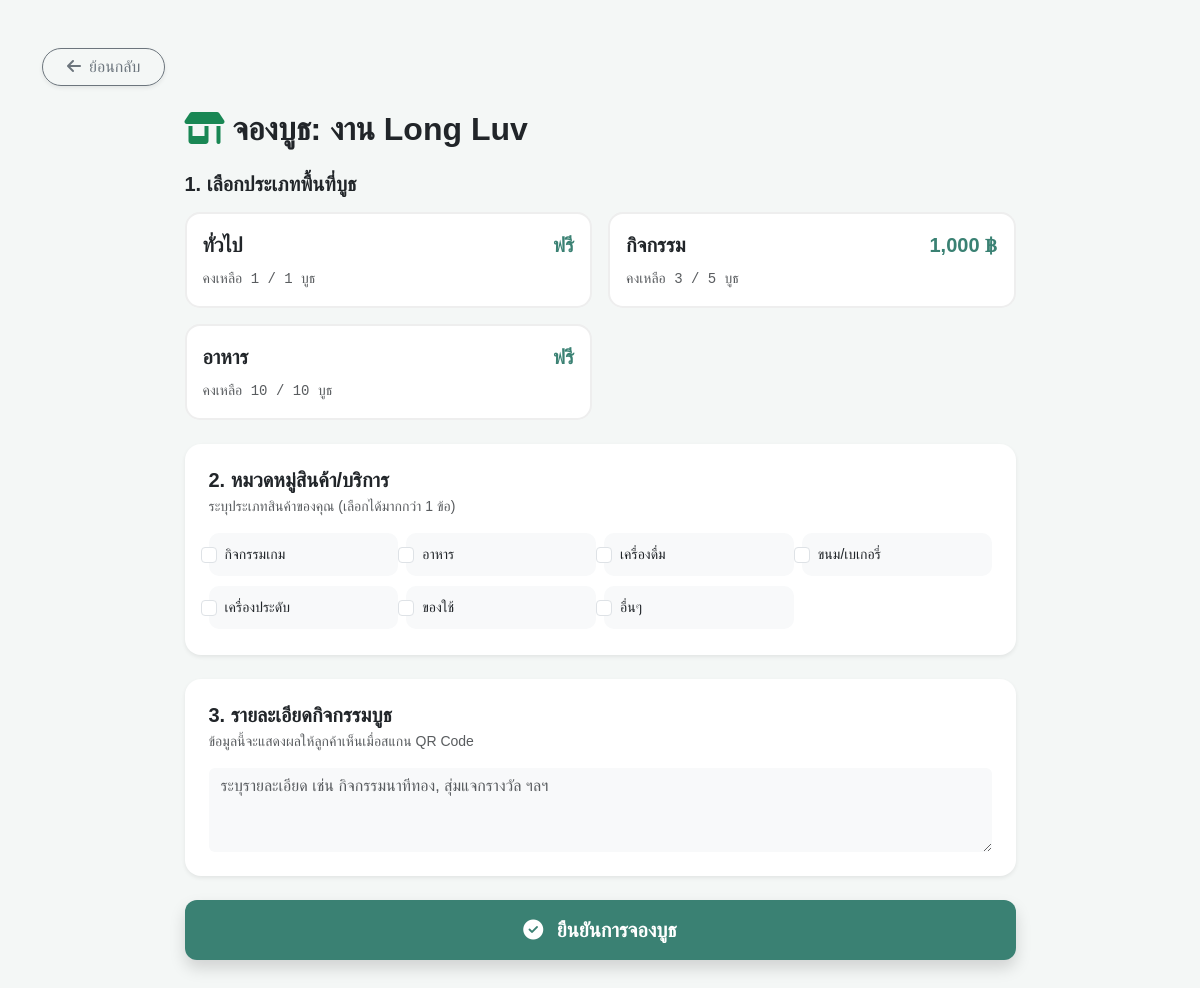
Screenshot of /Final/booking.php?event_id=4 (signed in) with the database file from the repository.
### tables this page shows
CREATE TABLE `events` (
  `id` int(11) NOT NULL,
  `event_name` varchar(255) NOT NULL,
  `event_date` date NOT NULL,
  `location` varchar(255) DEFAULT NULL,
  `created_at` timestamp NOT NULL DEFAULT current_timestamp()
);

CREATE TABLE `booth_types` (
  `id` int(11) NOT NULL,
  `event_id` int(11) DEFAULT NULL,
  `type_name` varchar(100) NOT NULL,
  `price` decimal(10,2) DEFAULT 0.00,
  `total_slots` int(11) NOT NULL
);

### Final/booking.php (the view, shortened to what this page needs)
<?php
include 'config.php';
$event_id = $_GET['event_id'] ?? null;
$stmt = $conn->prepare("SELECT * FROM events WHERE id = ?");
$stmt->execute([$event_id]);
$event = $stmt->fetch();
$stmt_booths = $conn->prepare("SELECT * FROM booth_types WHERE event_id = ?");
$stmt_booths->execute([$event_id]);
$booth_types = $stmt_booths->fetchAll();
?>
<!DOCTYPE html>
<html lang="th">
<head>
    <link href="https://cdn.jsdelivr.net/npm/bootstrap@5.3.0/dist/css/bootstrap.min.css" rel="stylesheet">
    <link rel="stylesheet" href="https://cdnjs.cloudflare.com/ajax/libs/font-awesome/6.4.0/css/all.min.css">
</head>
<body>
<div class="container py-5">
    <div class="mb-4">
        <a href="index.php" class="btn btn-outline-secondary rounded-pill px-4 shadow-sm">
            <i class="fas fa-arrow-left me-2"></i>ย้อนกลับ
        </a>
    </div>
    <div class="row justify-content-center">
        <div class="col-lg-9">
            <h2 class="fw-bold mb-4 text-dark"><i class="fas fa-store-alt me-2 text-success"></i>จองบูธ: <?php echo htmlspecialchars($event['event_name']); ?></h2>
            <form action="confirm_booking.php" method="POST" enctype="multipart/form-data">
                <h5 class="fw-bold mb-3">1. เลือกประเภทพื้นที่บูธ</h5>
                <div class="row g-3 mb-4">
                    <?php foreach ($booth_types as $type):
                        $stmt_count = $conn->prepare("SELECT COUNT(*) FROM event_bookings WHERE type_id = ? AND booking_status != 'cancelled'");
                        $stmt_count->execute([$type['id']]);
                        $booked = $stmt_count->fetchColumn();
                        $remaining = $type['total_slots'] - $booked;
                        $is_full = ($remaining <= 0);
                    ?>
                    <div class="col-md-6">
                        <label for="type_<?php echo $type['id']; ?>" class="w-100">
                            <div class="booth-card p-3 h-100 <?php echo $is_full ? 'opacity-50 bg-light' : ''; ?>">
                                <div class="d-flex justify-content-between align-items-center">
                                    <h5 class="fw-bold mb-0"><?php echo htmlspecialchars($type['type_name']); ?></h5>
                                    <span class="price-text"><?php echo $type['price'] > 0 ? number_format($type['price'])." ฿" : "ฟรี"; ?></span>
                                </div>
                                <div class="mt-2 small">
                                    <?php if($is_full): ?>
                                        <span class="text-danger fw-bold"><i class="fas fa-times-circle"></i> เต็มแล้ว</span>
                                    <?php else: ?>
                                        <span class="text-muted font-monospace">คงเหลือ <?php echo $remaining; ?> / <?php echo $type['total_slots']; ?> บูธ</span>
                                    <?php endif; ?>
                                </div>
                            </div>
                        </label>
                    </div>
                    <?php endforeach; ?>
                </div>
                <div class="card border-0 shadow-sm rounded-4 p-4 mb-4">
                    <h5 class="fw-bold mb-1">2. หมวดหมู่สินค้า/บริการ</h5>
                    <p class="small text-muted mb-3">ระบุประเภทสินค้าของคุณ (เลือกได้มากกว่า 1 ข้อ)</p>
                    <div class="row g-2">
                        <?php
                        $categories = ['กิจกรรมเกม', 'อาหาร', 'เครื่องดื่ม', 'ขนม/เบเกอรี่', 'เครื่องประดับ', 'ของใช้', 'อื่นๆ'];
                        foreach ($categories as $cat):
                        ?>
                        <div class="col-6 col-md-3">
                            <div class="form-check custom-check d-flex align-items-center">
                                <input class="form-check-input mt-0 me-2" type="checkbox" name="categories[]" value="<?php echo $cat; ?>" id="cat_<?php echo $cat; ?>">
                                <label class="form-check-label small flex-grow-1 cursor-pointer" for="cat_<?php echo $cat; ?>"><?php echo $cat; ?></label>
                            </div>
                        </div>
                        <?php endforeach; ?>
                    </div>
                </div>
                <div class="card border-0 shadow-sm rounded-4 p-4 mb-4">
                    <h5 class="fw-bold mb-1">3. รายละเอียดกิจกรรมบูธ</h5>
                    <p class="small text-muted mb-3">ข้อมูลนี้จะแสดงผลให้ลูกค้าเห็นเมื่อสแกน QR Code</p>
                    <textarea name="activity_detail" class="form-control border-0 bg-light" rows="3" placeholder="ระบุรายละเอียด เช่น กิจกรรมนาทีทอง, สุ่มแจกรางวัล ฯลฯ"></textarea>
                </div>
                <div class="d-grid mt-4">
                    <button type="submit" class="btn btn-su btn-lg shadow">
                        <i class="fas fa-check-circle me-2"></i> ยืนยันการจองบูธ
                    </button>
                </div>
            </form>
        </div>
    </div>
</div>
</body>
</html>

### Final/booking.php (style rules this page uses)
:root { --su-green: #3a8173; }
body { background-color: #f4f7f6; font-family: 'Sarabun', sans-serif; }
.booth-card { border: 2px solid #eee; border-radius: 15px; cursor: pointer; transition: 0.3s; background: white; }
.price-text { color: var(--su-green); font-size: 1.25rem; font-weight: bold; }
.btn-su { background: var(--su-green); color: white; border-radius: 12px; padding: 15px; font-weight: bold; border: none; transition: 0.3s; }
.custom-check { padding: 10px 15px; background: #f8f9fa; border-radius: 10px; transition: 0.2s; border: 1px solid transparent; }

### rows the page displays
events: event_name "งาน Long Luv"
booth_types: type_name "ทั่วไป", price "ฟรี", total_slots "1"
booth_types: type_name "กิจกรรม", price "1,000", remaining "3", total_slots "5"
booth_types: type_name "อาหาร", price "ฟรี", total_slots "10"

### other values shown
$cat "กิจกรรมเกม"
$cat "อาหาร"
$cat "เครื่องดื่ม"
$cat "ขนม/เบเกอรี่"
$cat "เครื่องประดับ"
$cat "ของใช้"
$cat "อื่นๆ"
